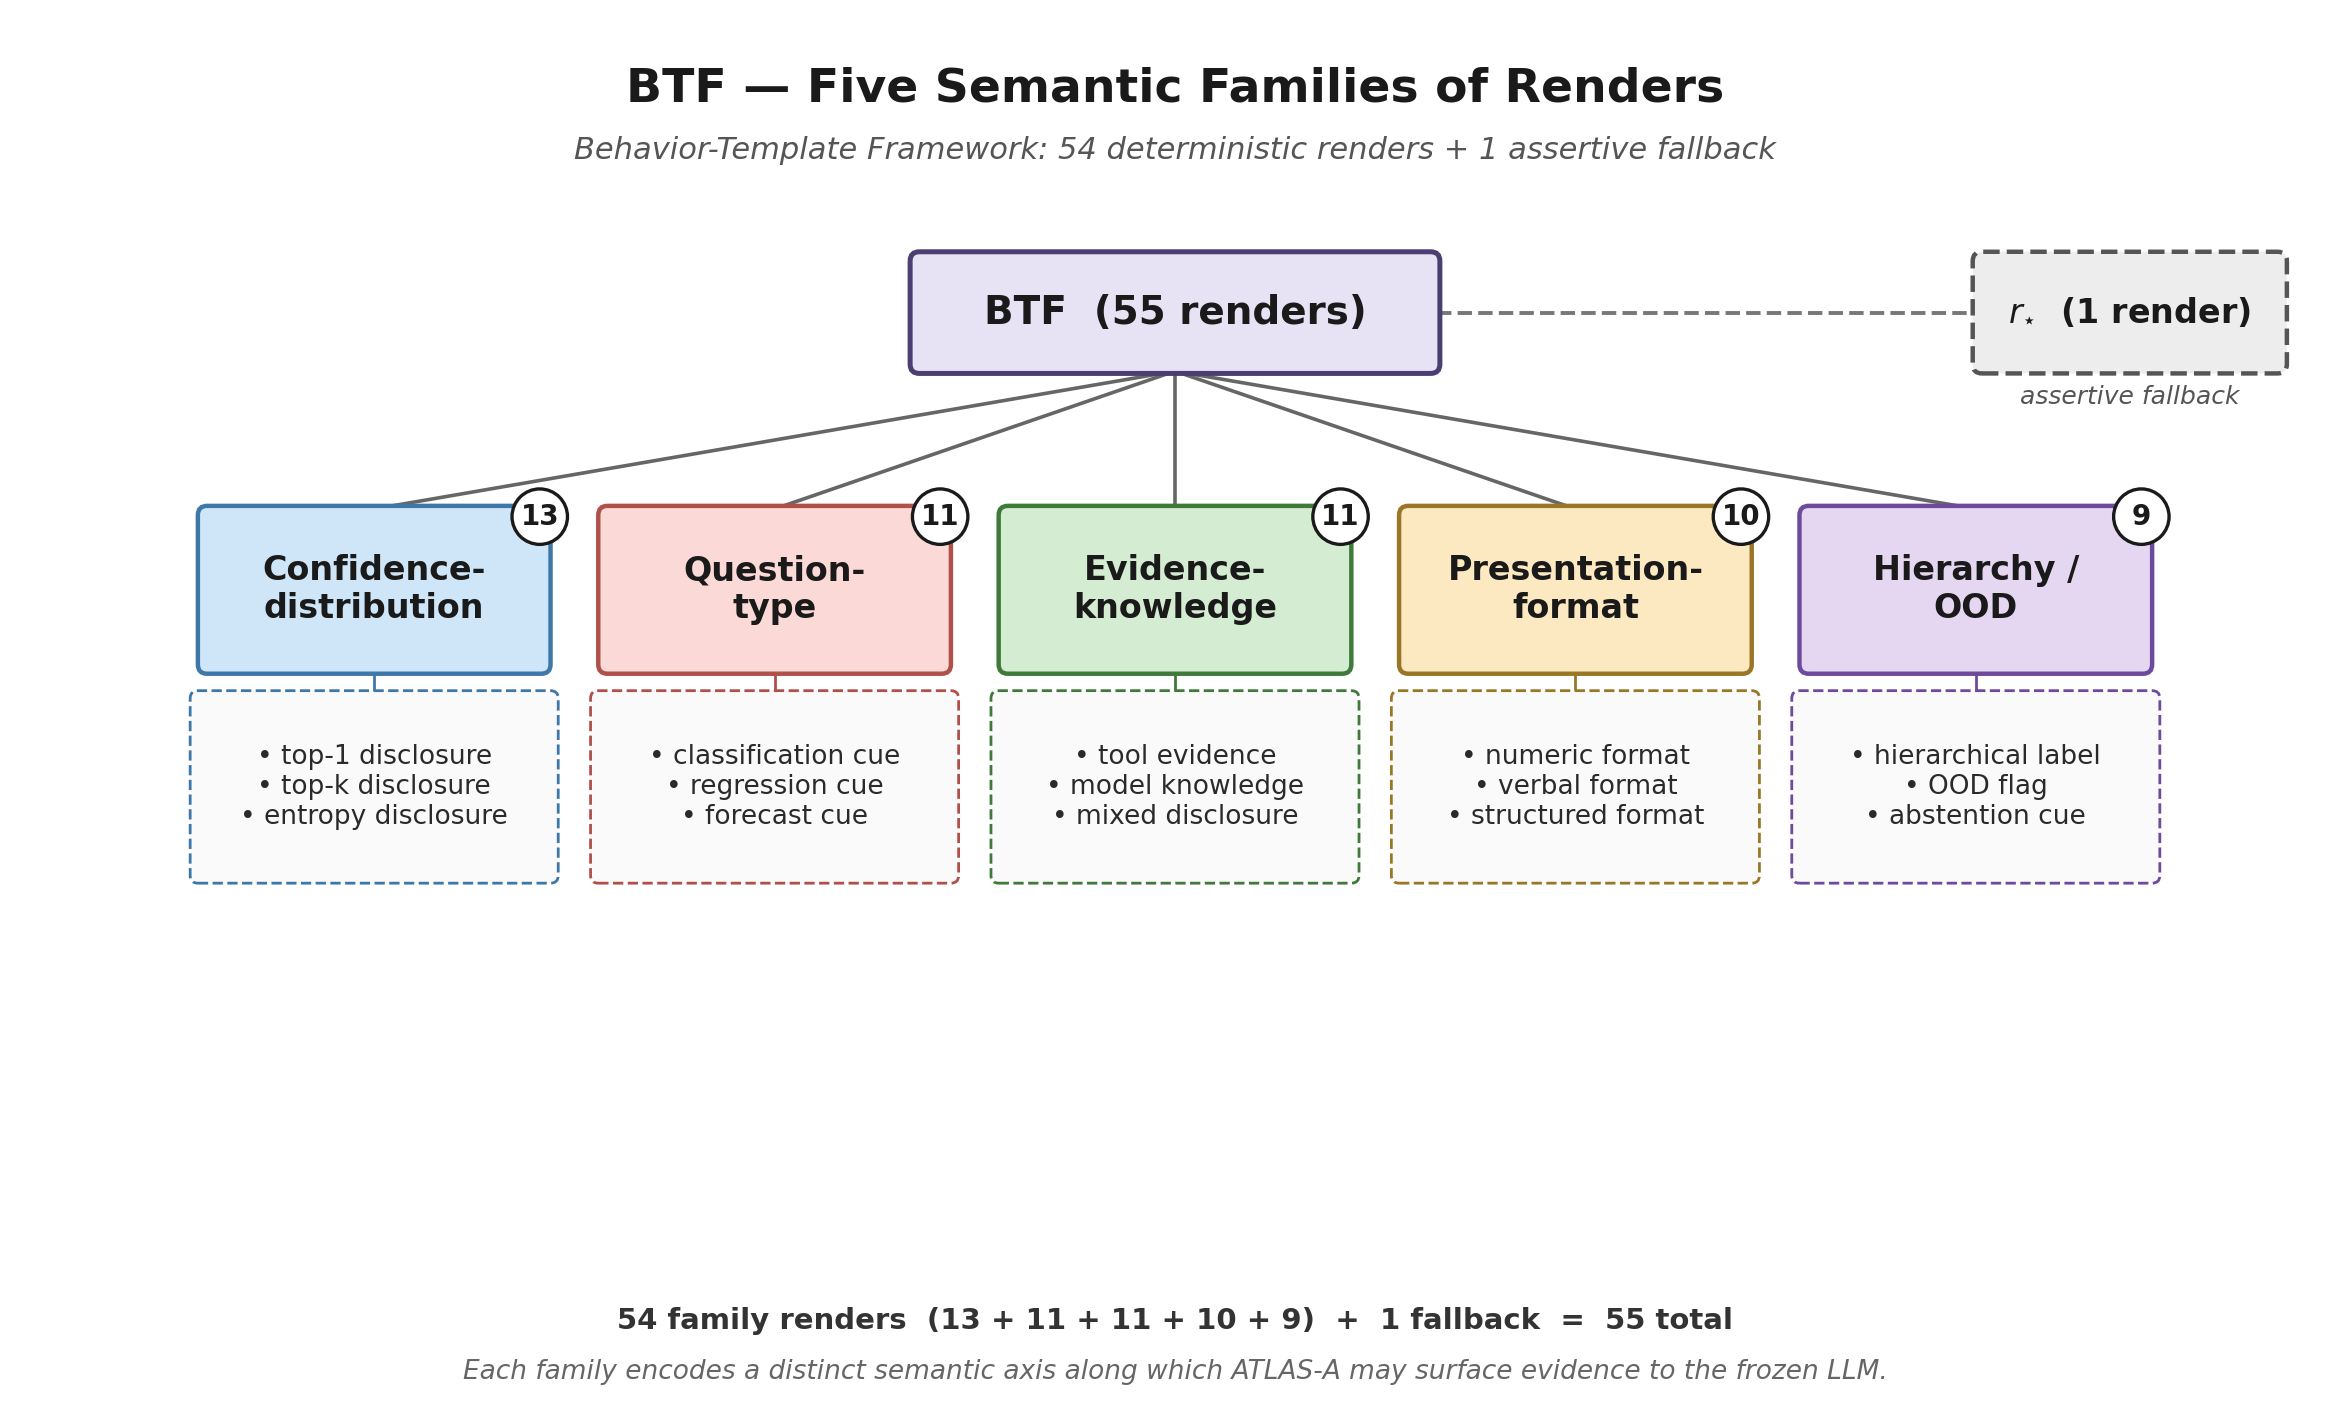

Reproduce this figure in Python.
"""
fig_007: BTF — Five Semantic Families of Renders
Hierarchical diagram of the Behavior-Template Framework showing
the root node, five family nodes with counts, example leaves,
and the assertive fallback r_star as a side node.
"""

import matplotlib.pyplot as plt
import matplotlib.patches as mpatches
from matplotlib.patches import FancyBboxPatch, FancyArrowPatch
from matplotlib.lines import Line2D


def draw_box(ax, x, y, w, h, text, facecolor, edgecolor="#333333",
             fontsize=11, fontweight="bold", textcolor="#1a1a1a",
             linestyle="-", linewidth=1.4, boxstyle="round,pad=0.02,rounding_size=0.06"):
    box = FancyBboxPatch(
        (x - w / 2, y - h / 2), w, h,
        boxstyle=boxstyle,
        facecolor=facecolor,
        edgecolor=edgecolor,
        linewidth=linewidth,
        linestyle=linestyle,
        zorder=2,
    )
    ax.add_patch(box)
    ax.text(x, y, text, ha="center", va="center",
            fontsize=fontsize, fontweight=fontweight, color=textcolor, zorder=3)


def draw_badge(ax, x, y, count, facecolor):
    # Circular count badge
    badge = mpatches.Circle((x, y), 0.18, facecolor=facecolor,
                            edgecolor="#1a1a1a", linewidth=1.2, zorder=4)
    ax.add_patch(badge)
    ax.text(x, y, str(count), ha="center", va="center",
            fontsize=10, fontweight="bold", color="#1a1a1a", zorder=5)


def draw_connector(ax, x1, y1, x2, y2, linestyle="-", color="#444444", lw=1.4):
    line = Line2D([x1, x2], [y1, y2], color=color,
                  linestyle=linestyle, linewidth=lw, zorder=1)
    ax.add_line(line)


def main():
    fig, ax = plt.subplots(figsize=(15, 9), dpi=200)
    ax.set_xlim(0, 15)
    ax.set_ylim(0, 9)
    ax.set_aspect("equal")
    ax.axis("off")
    fig.patch.set_facecolor("white")

    # Title
    ax.text(7.5, 8.55,
            "BTF — Five Semantic Families of Renders",
            ha="center", va="center", fontsize=17, fontweight="bold",
            color="#1a1a1a")
    ax.text(7.5, 8.15,
            "Behavior-Template Framework: 54 deterministic renders + 1 assertive fallback",
            ha="center", va="center", fontsize=11, color="#555555", style="italic")

    # --- Root node ---
    root_x, root_y = 7.5, 7.1
    draw_box(ax, root_x, root_y, 3.4, 0.75,
             "BTF  (55 renders)",
             facecolor="#E8E2F5", edgecolor="#4B3F72",
             fontsize=14, fontweight="bold", linewidth=1.8)

    # --- Five family nodes ---
    families = [
        {
            "name": "Confidence-\ndistribution",
            "count": 13,
            "color": "#CFE6F8",     # pastel blue
            "edge": "#3E78A8",
            "examples": [
                "top-1 disclosure",
                "top-k disclosure",
                "entropy disclosure",
            ],
        },
        {
            "name": "Question-\ntype",
            "count": 11,
            "color": "#FBD9D6",     # pastel pink
            "edge": "#B0504A",
            "examples": [
                "classification cue",
                "regression cue",
                "forecast cue",
            ],
        },
        {
            "name": "Evidence-\nknowledge",
            "count": 11,
            "color": "#D4ECD2",     # pastel green
            "edge": "#3F7A3A",
            "examples": [
                "tool evidence",
                "model knowledge",
                "mixed disclosure",
            ],
        },
        {
            "name": "Presentation-\nformat",
            "count": 10,
            "color": "#FCE9C2",     # pastel yellow
            "edge": "#9A7726",
            "examples": [
                "numeric format",
                "verbal format",
                "structured format",
            ],
        },
        {
            "name": "Hierarchy /\nOOD",
            "count": 9,
            "color": "#E5D7F2",     # pastel purple
            "edge": "#6E4A9C",
            "examples": [
                "hierarchical label",
                "OOD flag",
                "abstention cue",
            ],
        },
    ]

    # Layout family boxes
    fam_y = 5.3
    box_w, box_h = 2.25, 1.05
    n = len(families)
    # x positions evenly spaced
    margin_x = 1.0
    span_x = 15 - 2 * margin_x
    fam_xs = [margin_x + span_x * (i + 0.5) / n for i in range(n)]

    # Connectors from root to families
    for fx in fam_xs:
        draw_connector(ax, root_x, root_y - 0.38, fx, fam_y + box_h / 2,
                       linestyle="-", color="#666666", lw=1.3)

    # Draw family boxes + badges + examples
    leaf_color = "#2a2a2a"
    for fam, fx in zip(families, fam_xs):
        draw_box(ax, fx, fam_y, box_w, box_h, fam["name"],
                 facecolor=fam["color"], edgecolor=fam["edge"],
                 fontsize=12, fontweight="bold", linewidth=1.6)
        # Count badge in upper-right of family box
        draw_badge(ax, fx + box_w / 2 - 0.05, fam_y + box_h / 2 - 0.05,
                   fam["count"], facecolor="white")

        # Connector from family box to examples group
        examples_top_y = fam_y - box_h / 2 - 0.15
        draw_connector(ax, fx, fam_y - box_h / 2, fx, examples_top_y,
                       linestyle="-", color=fam["edge"], lw=1.0)

        # Examples leaf-box (light)
        ex_lines = fam["examples"]
        ex_text = "\n".join(f"• {e}" for e in ex_lines)
        # Box around examples
        ex_h = 0.32 * len(ex_lines) + 0.25
        ex_w = box_w + 0.1
        ex_y = examples_top_y - ex_h / 2
        draw_box(ax, fx, ex_y, ex_w, ex_h, ex_text,
                 facecolor="#FAFAFA", edgecolor=fam["edge"],
                 fontsize=9.5, fontweight="normal", textcolor=leaf_color,
                 linestyle="--", linewidth=1.0,
                 boxstyle="round,pad=0.02,rounding_size=0.05")

    # --- Side node: r_star (assertive fallback) ---
    rstar_x, rstar_y = 13.7, 7.1
    draw_box(ax, rstar_x, rstar_y, 2.0, 0.75,
             r"$r_{\star}$  (1 render)",
             facecolor="#EDEDED", edgecolor="#555555",
             fontsize=12, fontweight="bold",
             linestyle="--", linewidth=1.6)
    ax.text(rstar_x, rstar_y - 0.55,
            "assertive fallback",
            ha="center", va="center", fontsize=9, color="#555555", style="italic")

    # Dashed connector from root to r_star
    draw_connector(ax, root_x + 1.7, root_y, rstar_x - 1.0, rstar_y,
                   linestyle="--", color="#777777", lw=1.4)

    # --- Legend / footer ---
    # Count summation note
    ax.text(7.5, 0.55,
            "54 family renders  (13 + 11 + 11 + 10 + 9)  +  1 fallback  =  55 total",
            ha="center", va="center", fontsize=10.5, color="#333333",
            fontweight="bold")
    ax.text(7.5, 0.22,
            "Each family encodes a distinct semantic axis along which ATLAS-A may surface evidence to the frozen LLM.",
            ha="center", va="center", fontsize=9.5, color="#666666", style="italic")

    out_path = ("/home/wangni/notion-figures/"
                "atlas-ts-agentic-tool-use-with-language-models-for-the-analy/fig_007.png")
    plt.savefig(out_path, dpi=200, bbox_inches="tight",
                facecolor="white", edgecolor="none")
    plt.close(fig)
    print(f"Saved: {out_path}")


if __name__ == "__main__":
    main()
